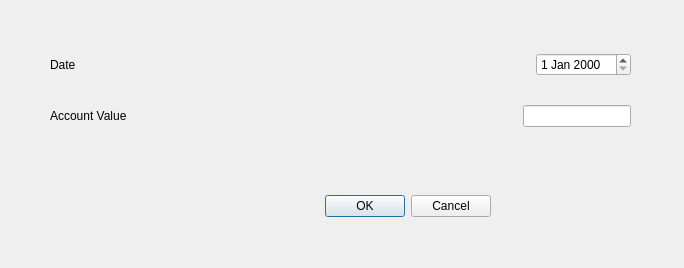
<?xml version="1.0" encoding="UTF-8"?>
<!--
Copyright (C) [2021] [David Strip]

This program is free software: you can redistribute it and/or modify
it under the terms of the GNU Affero General Public License as published
by the Free Software Foundation, either version 3 of the License, or
(at your option) any later version.

This program is distributed in the hope that it will be useful,
but WITHOUT ANY WARRANTY; without even the implied warranty of
MERCHANTABILITY or FITNESS FOR A PARTICULAR PURPOSE.  See the
GNU Affero General Public License for more details.

You should have received a copy of the GNU Affero General Public License
along with this program.  If not, see <https://www.gnu.org/licenses/>.
-->
<ui version="4.0">
 <class>accountValueDialog</class>
 <widget class="QDialog" name="accountValueDialog">
  <property name="geometry">
   <rect>
    <x>0</x>
    <y>0</y>
    <width>684</width>
    <height>268</height>
   </rect>
  </property>
  <property name="windowTitle">
   <string>Add Account Value</string>
  </property>
  <widget class="QDialogButtonBox" name="buttonBox">
   <property name="geometry">
    <rect>
     <x>-130</x>
     <y>190</y>
     <width>621</width>
     <height>32</height>
    </rect>
   </property>
   <property name="orientation">
    <enum>Qt::Horizontal</enum>
   </property>
   <property name="standardButtons">
    <set>QDialogButtonBox::Cancel|QDialogButtonBox::Ok</set>
   </property>
  </widget>
  <widget class="QWidget" name="verticalLayoutWidget">
   <property name="geometry">
    <rect>
     <x>50</x>
     <y>30</y>
     <width>581</width>
     <height>121</height>
    </rect>
   </property>
   <layout class="QVBoxLayout" name="verticalLayout">
    <item>
     <layout class="QHBoxLayout" name="horizontalLayout_2">
      <item>
       <widget class="QLabel" name="label_2">
        <property name="text">
         <string>Date</string>
        </property>
       </widget>
      </item>
      <item>
       <widget class="QDateEdit" name="account_date">
        <property name="sizePolicy">
         <sizepolicy hsizetype="Fixed" vsizetype="Fixed">
          <horstretch>0</horstretch>
          <verstretch>0</verstretch>
         </sizepolicy>
        </property>
        <property name="keyboardTracking">
         <bool>false</bool>
        </property>
       </widget>
      </item>
     </layout>
    </item>
    <item>
     <layout class="QHBoxLayout" name="horizontalLayout">
      <item>
       <widget class="QLabel" name="label_4">
        <property name="text">
         <string>Account Value</string>
        </property>
       </widget>
      </item>
      <item>
       <widget class="QLineEdit" name="account_value">
        <property name="enabled">
         <bool>true</bool>
        </property>
        <property name="sizePolicy">
         <sizepolicy hsizetype="Fixed" vsizetype="Fixed">
          <horstretch>0</horstretch>
          <verstretch>0</verstretch>
         </sizepolicy>
        </property>
        <property name="alignment">
         <set>Qt::AlignRight|Qt::AlignTrailing|Qt::AlignVCenter</set>
        </property>
       </widget>
      </item>
     </layout>
    </item>
   </layout>
  </widget>
 </widget>
 <resources/>
 <connections>
  <connection>
   <sender>buttonBox</sender>
   <signal>accepted()</signal>
   <receiver>accountValueDialog</receiver>
   <slot>accept()</slot>
   <hints>
    <hint type="sourcelabel">
     <x>248</x>
     <y>254</y>
    </hint>
    <hint type="destinationlabel">
     <x>157</x>
     <y>274</y>
    </hint>
   </hints>
  </connection>
  <connection>
   <sender>buttonBox</sender>
   <signal>rejected()</signal>
   <receiver>accountValueDialog</receiver>
   <slot>reject()</slot>
   <hints>
    <hint type="sourcelabel">
     <x>316</x>
     <y>260</y>
    </hint>
    <hint type="destinationlabel">
     <x>286</x>
     <y>274</y>
    </hint>
   </hints>
  </connection>
 </connections>
</ui>
